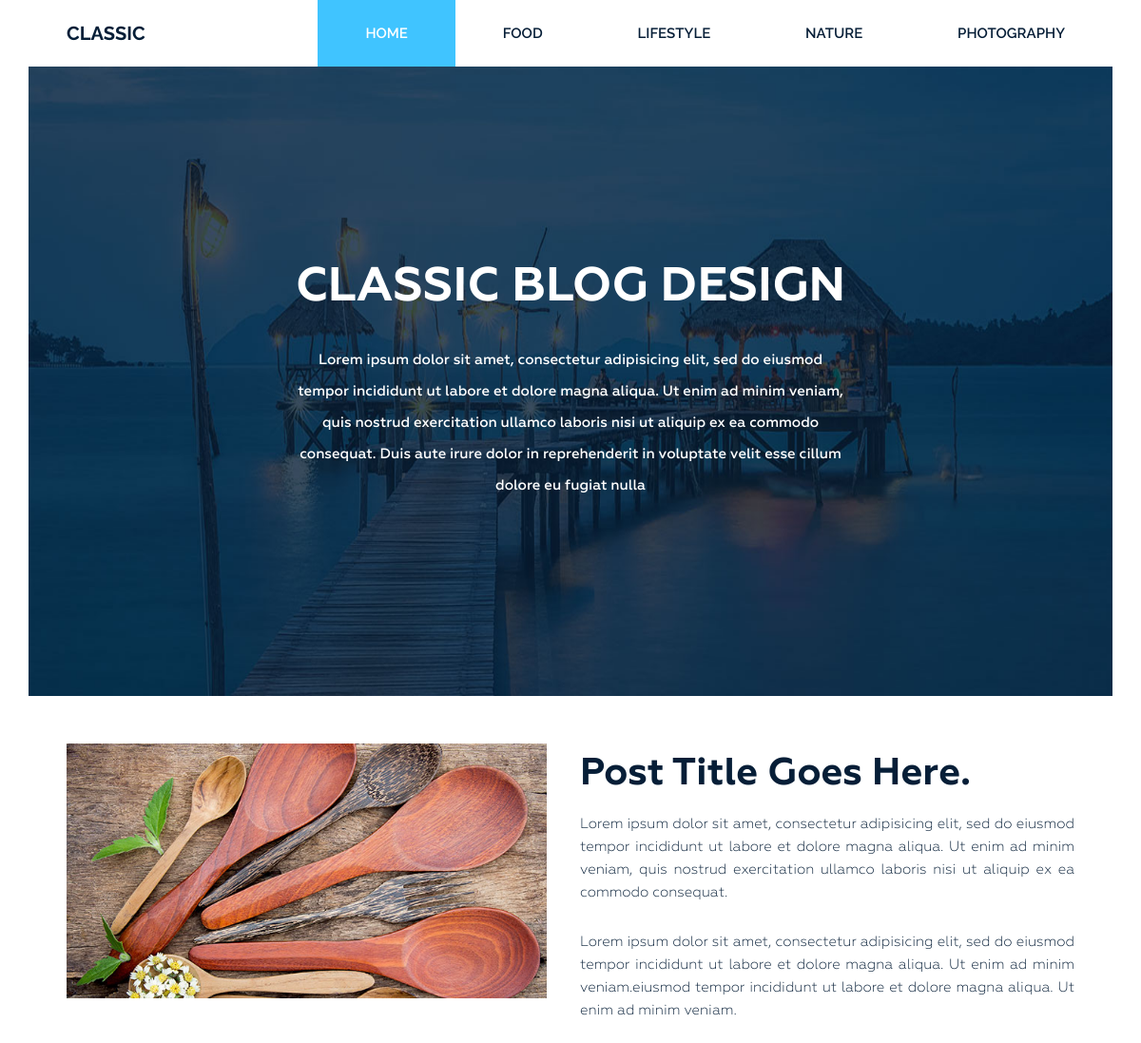
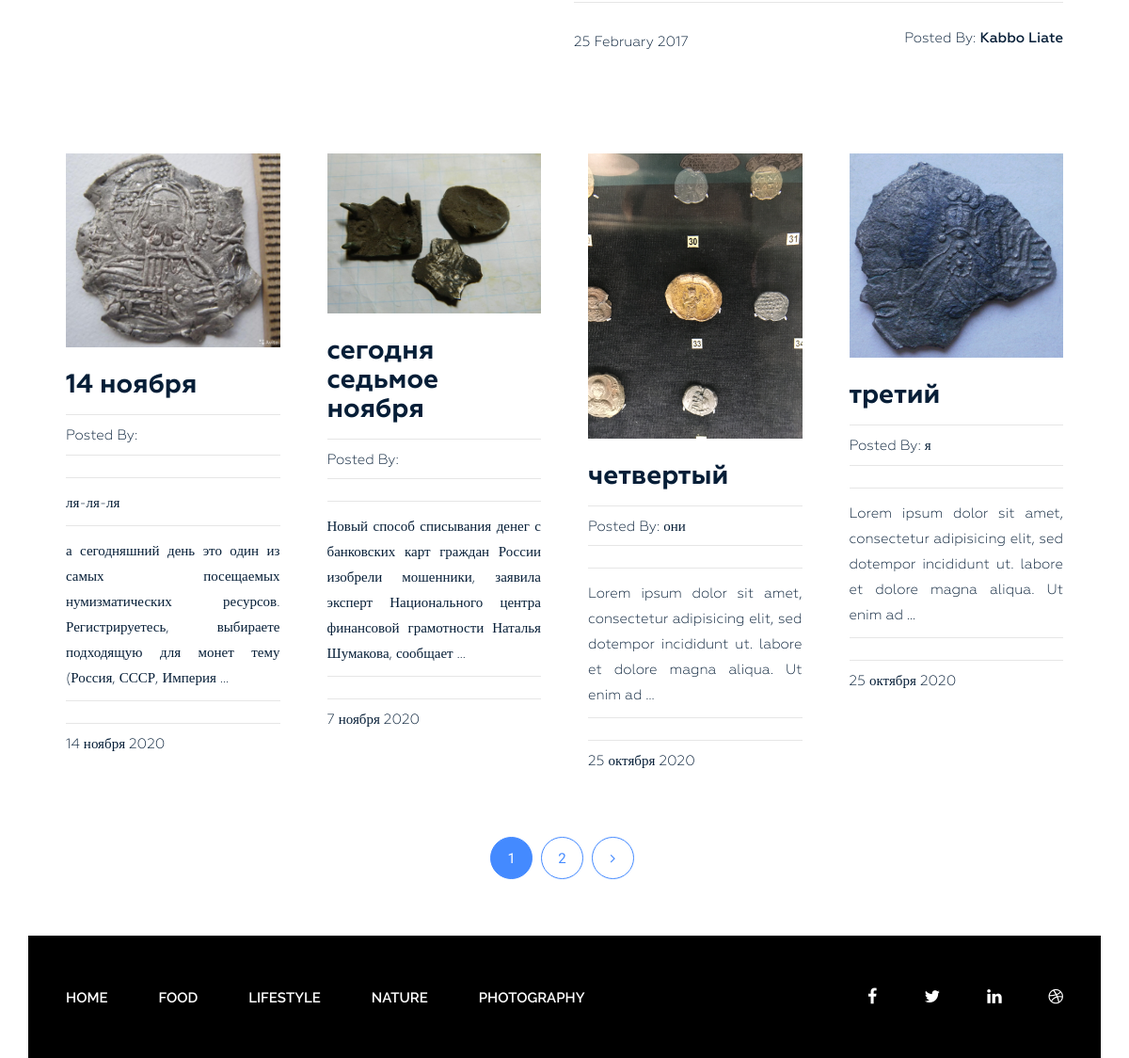
The page / on the database its author committed (2 pictures, top to bottom).
### blog/models.py (models this page shows, shortened)
class Category(models.Model):
    title = models.CharField(max_length = 255)
    slug = models.SlugField(max_length= 255, verbose_name= 'Url', unique = True)
    def get_absolute_url(self):
        return reverse('category', kwargs={'slug': self.slug})
    class Meta:
        ordering = ['title']
        verbose_name = 'Категория'
        verbose_name_plural = 'Категории'

class Post(models.Model):
    title = models.CharField(max_length = 255)
    slug = models.SlugField(max_length=50, verbose_name='Url', unique= True)
    author = models.CharField(max_length = 255)
    content = models.TextField(blank = True)
    created_at = models.DateTimeField(auto_now_add =True, verbose_name = 'Опубликовано')
    photo = models.ImageField(upload_to = 'photos/%Y/%m/%d', blank = True)
    views = models.IntegerField(default = 0, verbose_name= 'Views')
    category = models.ForeignKey(Category, on_delete = models.PROTECT, related_name = 'posts')
    tags = models.ManyToManyField(Tag, blank = True, related_name= 'posts')
    def get_absolute_url(self):
        return reverse('post', kwargs={'slug': self.slug})
    class Meta:
        ordering = ['-created_at']
        verbose_name = 'Статья'
        verbose_name_plural = 'Cтатьи'

### blog/views.py (the view)
# urls.py: path('', Home.as_view(), name='home'),
class Home(ListView):
    model = Post
    template_name = 'blog/index.html'
    context_object_name = 'posts'
    paginate_by = 4
    def get_context_data(self, *, object_list = None, **kwargs):
        context = super().get_context_data(**kwargs)
        context['title'] = 'Classic Blog Design'
        return context

### blog/templatetags/menu.py (called while the page is built)
@register.inclusion_tag('blog/menu_tpl.html')
def show_menu(menu_class = 'menu'):
    categories = Category.objects.all()
    return {"categories": categories, "menu_class": menu_class}

### blog/templates/blog/index.html (shortened to what this page needs)
{% extends 'base.html' %}
{% load static %}
{% block content %}
<section class="bg-text-area">
            <div class="container">
                <div class="row">
                    <div class="col-md-12">
                        <div class="bg-text">
                            <h3>Classic BLOG Design</h3>
                            <p>Lorem ipsum dolor sit amet, consectetur adipisicing elit, sed do eiusmod tempor incididunt ut labore et dolore magna aliqua. Ut enim ad minim veniam, quis nostrud exercitation ullamco laboris nisi ut aliquip ex ea commodo consequat. Duis aute irure dolor in reprehenderit in voluptate velit esse cillum dolore eu fugiat nulla </p>
                        </div>
                    </div>
                </div>
            </div>
        </section>
<section class="blog-post-area">
            <div class="container">
                <div class="row">
                    <div class="blog-post-area-style">
                            <div class="col-md-12">
                                <div class="single-post-big">
                                    <div class="big-image">
                                        <img src="{% static 'img/post-image1.jpg' %}" alt="">
                                    </div>
                                    <div class="big-text">
                                        <h3><a href="#">Post Title Goes Here.</a></h3>
                                        <p>Lorem ipsum dolor sit amet, consectetur adipisicing elit, sed do eiusmod tempor incididunt ut labore et dolore magna aliqua. Ut enim ad minim veniam, quis nostrud exercitation ullamco laboris nisi ut aliquip ex ea commodo consequat.</p>
                                        <p>Lorem ipsum dolor sit amet, consectetur adipisicing elit, sed do eiusmod tempor incididunt ut labore et dolore magna aliqua. Ut enim ad minim veniam.eiusmod tempor incididunt ut labore et dolore magna aliqua. Ut enim ad minim veniam.</p>
                                        <h4><span class="date">25 February 2017</span><span class="author">Posted By: <span class="author-name">Kabbo Liate</span></span>
                                        </h4>
                                    </div>
                                </div>
                            </div>
                        {% for post in posts %}
                            <div class="col-md-3">
                                <div class="single-post">
                                {% if post.photo %}
                                <img src="{{ post.photo.url}}" alt = "{{post.title}}" >
                                {% else %}
                                <img src="http://yastatic.net/s3/home-static/_/_/i/tLI86LIriNsIJwhEqZS2o1Ckk.webp" alt="{{post.title}}" width = "300">
                                {% endif %}
                                    <h3><a href="{{post.get_absolute_url}}">{{post.title}}</a></h3>
                                    <h4><span>Posted By: <span class="author-name">{{post.author}}</span></span>
                                    </h4>
                                    <p>{{post.content|truncatewords_html:20|safe}}</p>
                                    <h4><span>{{post.created_at|date:"j E Y"}}</span></h4>
                                </div>
                            </div>
                        {% endfor %}
                    </div>
                </div>
            </div>
            {% if page_obj.has_other_pages %}
            <div class="pegination">
                <div class="nav-links">
                {%  for p in page_obj.paginator.page_range %}
                    {% if page_obj.number == p %}
                     <span class="page-numbers current">{{ p }}</span>
                    {% elif p > page_obj.number|add:-3 and p < page_obj.number|add:3  %}
                    <a class="page-numbers" href="?page={{ p }}">{{ p }}</a>
                    {% endif %}
                {% endfor %}
                {% if page_obj.has_next %}
                    <a class="page-numbers" href="?page={{ page_obj.next_page_number }}"><i class="fa fa-angle-right" aria-hidden="true"></i></a>
                {% endif %}
                </div>
            </div>
            {% endif %}
        </section>
{% endblock %}

### blog/templates/blog/menu_tpl.html
 <div class="{{ menu_class }}">
    <ul>
        <li><a href="{% url 'home' %}">Home</a></li>
        {% for item in categories %}
        <li><a href="{{ item.get_absolute_url }}">{{item.title}}</a></li>
        {% endfor %}
    </ul>
 </div>

### siteblog/static/style.css (style rules this page uses)
.wrapper header.header .menu { margin: 0 }
.wrapper header.header .menu ul { float: right; margin: 0; padding: 0; margin-right: 4px; }
.wrapper header.header .menu ul li { display: inline-block; list-style: outside none none; margin: 0 -4px 0 0; }
.wrapper header.header .menu ul li a { color: rgb(6, 30, 55); font-family: "Raleway", sans-serif; font-size: 15px; font-weight: 600; line-height: 70px; padding: 26px 50px; text-decoration: none; text-transform: uppercase; }
.wrapper header.header .menu ul li.active a { background: #40c4ff; color: #fff; }
.wrapper section.bg-text-area .bg-text { background-image: url(img/bg-iamges.jpg); background-size: 100% 100%; padding: 205px 280px; }
.wrapper section.bg-text-area .bg-text h3 { color: #fff; font-family: Geometria; font-size: 50px; font-weight: 700; text-align: center; text-transform: uppercase; margin: 0; }
.wrapper section.bg-text-area .bg-text p { color: #fff; font-family: Geometria; font-size: 15px; font-weight: 500; line-height: 33px; margin: 32px 0 0; text-align: center; }
section.blog-post-area { margin-top: 50px; }
section.blog-post-area .big-image { float: left; width: 50%; padding-right: 35px; }
section.blog-post-area .big-text { float: right; width: 50%; padding-right: 20px; }
section.blog-post-area img { width: 100%; }
section.blog-post-area .big-text h3 { margin: 10px 0 0; }
section.blog-post-area .big-text h3 a { font-family: Geometria; font-weight: 700; font-size: 40px; color: #061e37; text-decoration: none; }
section.blog-post-area .big-text p { color: #061e37; font-family: Geometria; font-size: 15px; font-weight: 400; line-height: 24px; padding-top: 18px; text-align: justify; text-decoration: none; }
section.blog-post-area .big-text h4 { margin-top: 25px; padding-top: 30px; position: relative; }
section.blog-post-area .big-text h4::before { background: #e6e6e6 none repeat scroll 0 0; content: ""; height: 1px; position: absolute; top: 0; width: 100%; }
section.blog-post-area .single-post { padding-right: 20px; margin: 100px 0px 0px; }
section.blog-post-area h4 span { font-family: Geometria; font-weight: 400; font-size: 15px; color: #061e37; text-decoration: none; }
section.blog-post-area .big-text h4 span.author { float: right }
section.blog-post-area h4 span.author-name { font-weight: 500; }
.blog-post-area .single-post h3 a { font-family: Geometria; font-size: 28px; font-weight: 700; text-decoration: none; color: #061e37; }
.blog-post-area .single-post p { color: #061e37; font-family: Geometria; font-size: 15px; font-weight: 400; line-height: 27px; padding-top: 14px; position: relative; text-align: justify; }
.blog-post-area .single-post h4 { margin-bottom: 12px; padding-top: 10px; position: relative; }
.blog-post-area .single-post h4::before { background: #e6e6e6 none repeat scroll 0 0; content: ""; height: 1px; position: absolute; top: 0; width: 100%; }
.blog-post-area .single-post p::before { background: #e6e6e6 none repeat scroll 0 0; content: ""; height: 1px; position: absolute; top: 0; width: 100%; }
.blog-post-area .single-post h3 { margin: 25px 0 15px; }
.blog-post-area .pegination { margin-top: 60px; margin-bottom: 60px; }
.blog-post-area .pegination .nav-links { margin: 0; padding: 0; text-align: center; }
.blog-post-area .pegination .nav-links .page-numbers { border: 1px solid #448aff; border-radius: 50%; color: #448aff; display: inline-block; font-family: "Roboto", sans-serif; font-size: 15px; font-weight: 400; height: 45px; line-height: 45px; list-style: outside none none; margin-right: 5px; text-align: center; width: 45px; }
.blog-post-area .blog-post-area-style { margin: 0 20px 0 40px; }
.blog-post-area .pegination .nav-links .page-numbers.current { background: #448aff; color: #fff; }
.blog-post-area .pegination .nav-links a { text-decoration: none; }
.wrapper footer.footer .footer-menu { margin: 0 }
.wrapper footer.footer .footer-menu ul { line-height: 130px; margin: 0; padding: 0; }
.wrapper footer.footer .footer-menu ul li { display: inline; list-style: outside none none; margin: 0; padding: 30px 0px; }
.wrapper footer.footer .footer-menu ul li a { color: #fff; font-family: "Raleway", sans-serif; font-size: 15px; font-weight: 600; line-height: 70px; margin-left: 40px; padding: 26px 10px 26px 0; text-decoration: none; text-transform: uppercase; }

### rows shown on the page
Category: title "FOOD"
Category: title "LIFESTYLE"
Category: title "NATURE"
Category: title "PHOTOGRAPHY"
Post: photo (picture), title "14 ноября", content "ля-ля-ля а сегодняшний день это один из самых посещаемых нумизматических ресурсов. Регистрируетесь, выбираете подходящую для монет тему (Россия, СССР, Империя …", created_at "14 ноября 2020"
Post: photo (picture), title "сегодня седьмое ноября", content "Новый способ списывания денег с банковских карт граждан России изобрели мошенники, заявила эксперт Национального центра финансовой грамотности Наталья Шумакова, сообщает …", created_at "7 ноября 2020"
Post: photo (picture), title "четвертый", author "они", content "Lorem ipsum dolor sit amet, consectetur adipisicing elit, sed dotempor incididunt ut. labore et dolore magna aliqua. Ut enim ad …", created_at "25 октября 2020"
Post: photo (picture), title "третий", author "я", content "Lorem ipsum dolor sit amet, consectetur adipisicing elit, sed dotempor incididunt ut. labore et dolore magna aliqua. Ut enim ad …", created_at "25 октября 2020"

### other values the page prints
{{ p }} "1"
{{ p }} "2"
